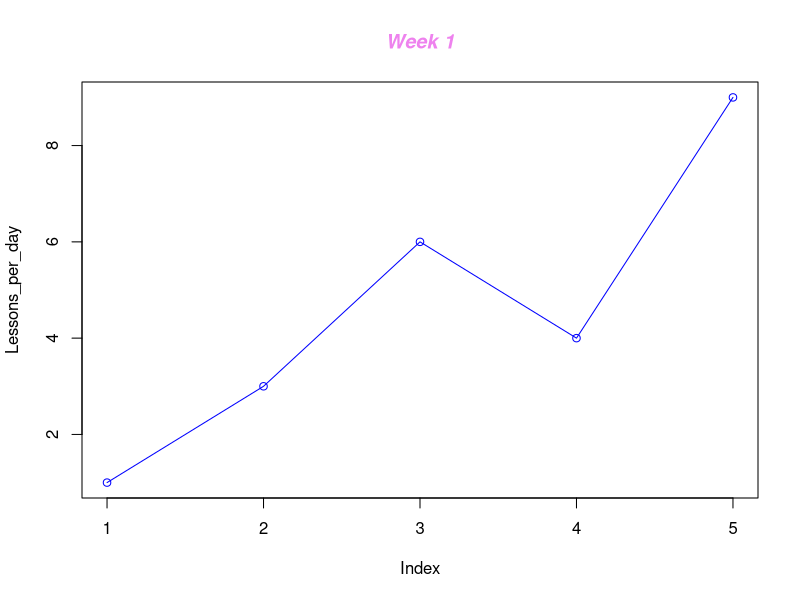

This figure's R source:
Lessons_per_day <- c(1, 3, 6, 4, 9)
plot(Lessons_per_day, type="o", col="blue")
title(main="Week 1", col.main="vi olet", font.main=4)